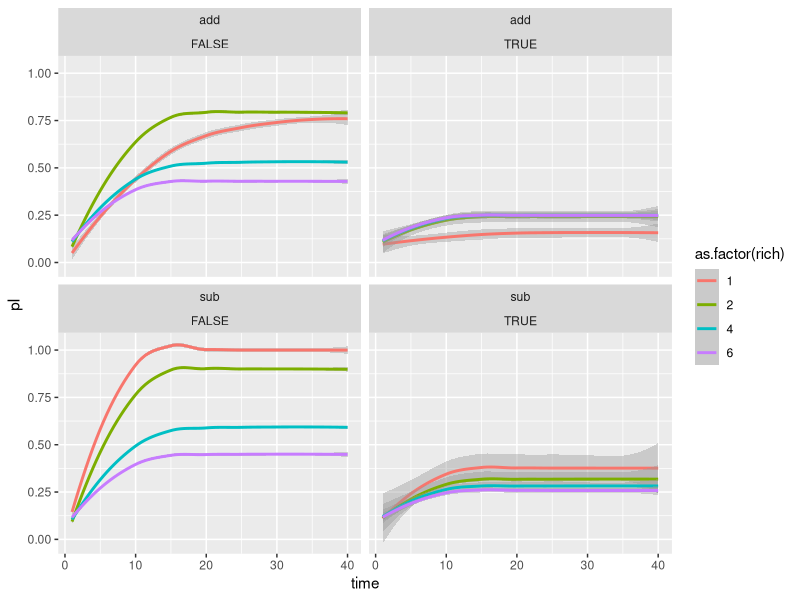
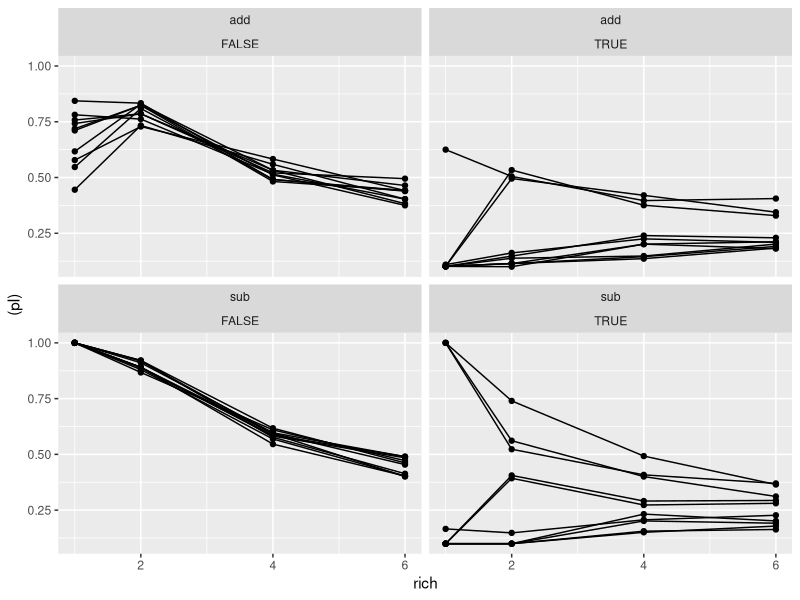
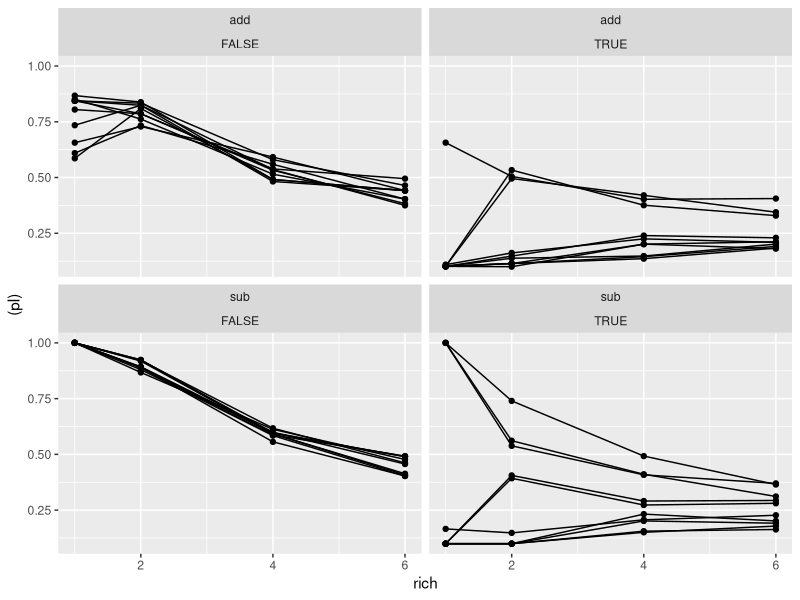
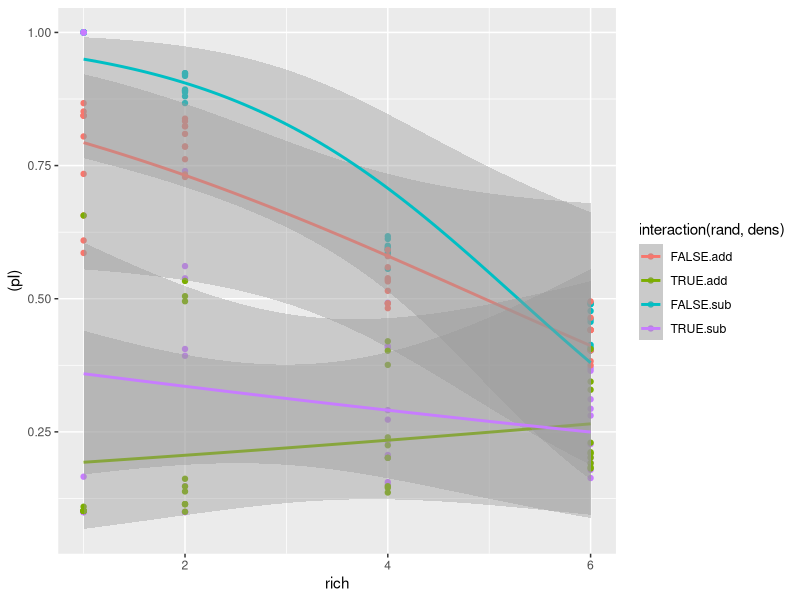
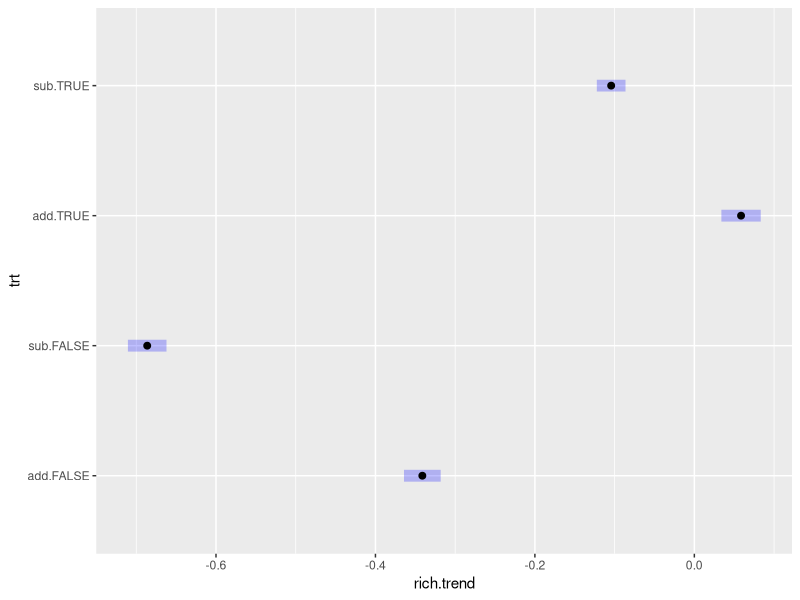
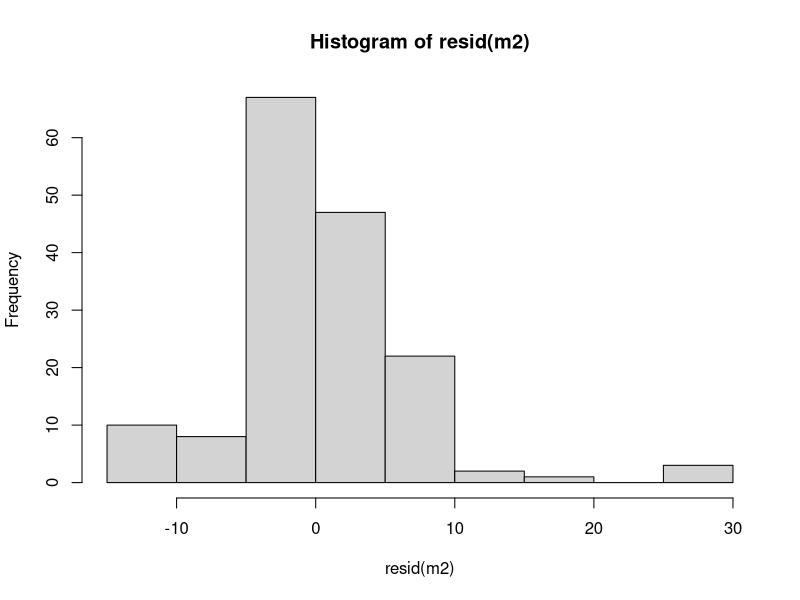
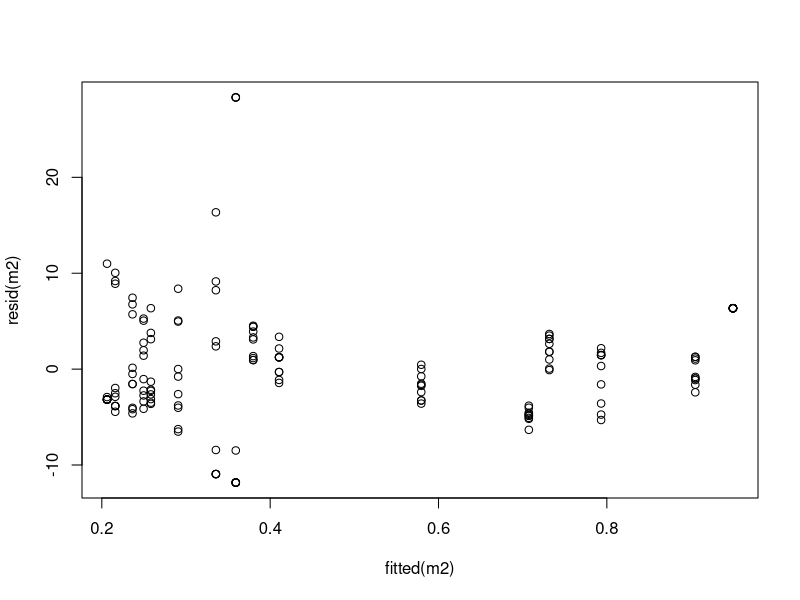
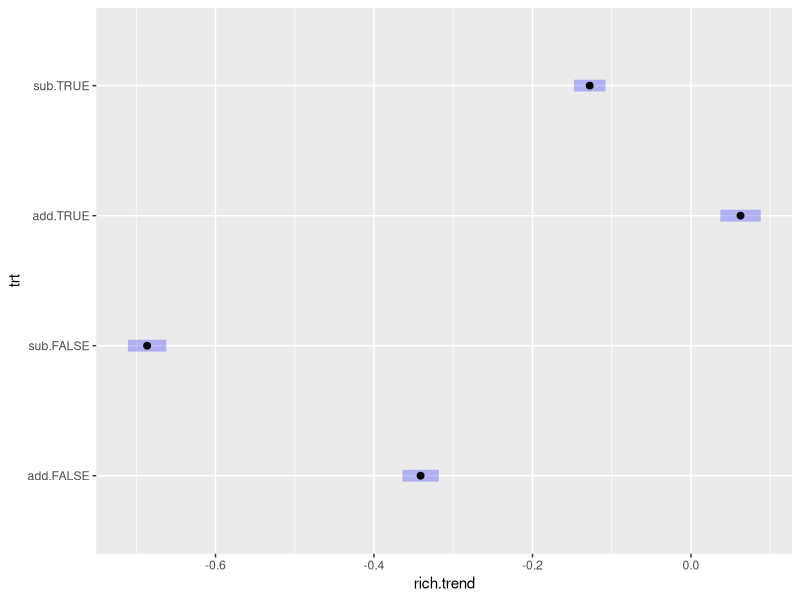

These charts were generated, in order, by the following R code: (Note: this script raises an error after producing the figures.)
## ---- chunk 1
knitr::opts_chunk$set(echo = TRUE)
knitr::opts_knit$set(root.dir = '/Users/lisarosenthal/Desktop/mesocosm expt/mesocosm.git')

library(ggplot2)
library(dplyr)
## ---- chunk 2
#Note on treatment names: rand refers to assembly order, whether it's random (stochastic) or not (determistic). dens is the density treatment: additive or substitutive.
dat <- read.csv("simulation/outputs/moretime_responses.csv")
ggplot(filter(dat, species=="tot"), aes(time, pI))+
  geom_smooth(aes(group=rich,  color=as.factor(rich)))+
  facet_wrap(~dens+rand)
## ---- chunk 3
#t=20
ggplot(filter(dat, species=="tot", time==20), aes(rich, (pI)))+
  geom_point()+
  geom_line(aes(group=interaction( rep)))+
  facet_wrap(~dens+rand)
#t=40
ggplot(filter(dat, species=="tot", time==40), aes(rich, (pI)))+
  geom_point()+
  geom_line(aes(group=interaction( rep)))+
  facet_wrap(~dens+rand)
## ---- chunk 4
dat40 <- dat %>% 
  filter(time==40, species=="tot") %>%  #look at total infections at time final
  mutate(trt = interaction(dens, rand),
         rep2 = interaction(trt, rep), #rep ID in each trt group
         rep3 = case_when(rand==F~"det", T~as.character(rep2))) #assigning repID the same for all deterministic treatments since the species order is always the same.

#look at data
ggplot(dat40, aes(rich, (pI), color=interaction(rand, dens), group=interaction(rand, dens)))+
  geom_point()+
  geom_smooth(method='glm', method.args=list(family='binomial'))

#model from meeting. I care about the slopes. I use lstrends to pull that out with m2. if there's a way that's less black-boxy, I'm interested.
m1 <- glm(cbind(n.I, n.S) ~ dens*rand*rich, data = dat40, family = binomial)
#summary(m1)

m2 <- glm(cbind(n.I, n.S) ~ trt*rich, data = dat40, family = binomial)
#summary(m2)
#summary(m2)
lst <- emmeans::lstrends(m2, "trt", var="rich") #get estimates of how treatment covaries with richness 
plot(lst) #the slopes of the lines. The SE are of the mean slope. Doesn't capture all of the variance in the data.

#model evaluation
hist(resid(m2)) #not very normal!
#qqnorm(resid(m2))+qqline(resid(m2))
plot(resid(m2) ~ fitted(m2))#more variance at lower levels of infection

## ---- chunk 5
#not all of the individuals are estimated. that ok?
m2.1 <- glm(cbind(n.I, n.S) ~ (trt+rep2)*rich, data = dat40, family = binomial) #slope varies with each block.
m2.2 <- glm(cbind(n.I, n.S) ~ trt*rich + rep2, data = dat40, family = binomial) #just intercept varies with each block.
m2.3 <- glm(cbind(n.I, n.S) ~ trt*rich + rep3, data = dat40, family = binomial) #rep3 assigns all of the deterministic blocks as the same.
m2.4 <- glm(cbind(n.I, n.S) ~ (trt+rep3)*rich, data = dat40, family = binomial)

#look at the model
model=m2.3
#summary(model) #lots of unestimated "reps". that ok?
emmeans::lstrends(model, "trt", var="rich") %>% plot #NOTE: A nesting structure was detected in the fitted model: rep2 %in% trt

#model eval. better
plot(resid(model) ~ fitted(model))
hist(resid(model))

#plot predicted. seems like slope should vary with blocks?
pred <- predict(model, type="response")
dat40$pred <- pred
ggplot(dat40, aes(rich, pI, group=rep2))+
  geom_point()+
  geom_line()+
  geom_point(aes(rich, pred), color='blue')+
  geom_line(aes(rich, pred), color='blue')+
  facet_wrap(~dens+rand)

## ---- chunk 6
ggplot(dat40, aes(rich, (n.I), color=interaction(rand, dens), group=interaction(rand, dens)))+
  geom_point()+
  geom_smooth(method='lm')#+
  #facet_wrap(~dens+rand)

m3 <- MASS::glm.nb(n.I ~ trt*rich, data=dat40)
#summary(m3)

lst2 <- emmeans::lstrends(m3, "trt", var="rich") 
plot(lst2)

#model eval
hist(resid(m3))#not normal
#qqnorm(resid(m3))+qqline(resid(m3))
plot(resid(m3) ~ fitted(m3)) #ouch. heteroscedastic. 
## ---- chunk 7
#get slopes and se for each group
#proportion infected
require(nlme)
m <- lmList(pI ~ rich | rep2, data=dat40)
cm <- coefficients(m)
slopes.pI <- data.frame(rep2 = row.names(cm), slopes.pI = cm[,2])
dat40 <- left_join(dat40, slopes.pI)
head(dat40)

datslopes <- dat40 %>% filter(!duplicated(rep2))

ggplot(datslopes, aes(dens, slopes.pI, group=interaction(rand, dens), fill=rand))+
  geom_boxplot()+
  labs(x="density", y="slopes: incidence") +
  geom_rect(aes(xmin = -Inf, xmax = Inf, ymin = 0, ymax = Inf),fill = "red", alpha = 0.01)+
    geom_rect(aes(xmin = -Inf, xmax = Inf, ymin = -Inf, ymax = 0),fill = "blue", alpha = 0.01)+
    geom_abline(slope = 0, intercept = 0)+
  geom_boxplot()+
    geom_point(position=position_dodge(.75), alpha=.5)+
    scale_fill_grey(start=.9, end=0.6) +
  theme_bw()

#total infected
m <- lmList(n.I ~ rich | rep2, data=dat40)
cm <- coefficients(m)
slopes.nI <- data.frame(rep2 = row.names(cm), slopes.nI = cm[,2])
dat40 <- left_join(dat40, slopes.nI)
head(dat40)

ggplot(datslopes, aes(dens, slopes.nI, group=interaction(rand, dens), fill=rand))+
  geom_boxplot()+
  labs(x="density", y="slopes: total infections") +
  geom_rect(aes(xmin = -Inf, xmax = Inf, ymin = 0, ymax = Inf),fill = "red", alpha = 0.01)+
    geom_rect(aes(xmin = -Inf, xmax = Inf, ymin = -Inf, ymax = 0),fill = "blue", alpha = 0.01)+
    geom_abline(slope = 0, intercept = 0)+
  geom_boxplot()+
    geom_point(position=position_dodge(.75), alpha=.5)+
  scale_fill_grey(start=.9, end=0.6) +
  theme_bw()

#are the slopes different from zero?
#linear model assumes normal distribution and equal variance of the groups: SE the same. bad.
m4 <- lm(slopes.pI ~  -1+ trt, datslopes)
summary(m4)

m5 <- lm(slopes.nI ~ -1 + trt, datslopes)
summary(m5)

#is there a statistical test to say these distributions are different from zero? can I just say the 75th quantile doesn't cross zero?
#one-sample wilcoxon test (nonparametric t-test)
head(datslopes)
unique(datslopes$trt)
#incidence
wilcox.test(datslopes$slopes.pI[datslopes$trt=="sub.FALSE"])#.002
wilcox.test(datslopes$slopes.pI[datslopes$trt=="sub.TRUE"])#1
wilcox.test(datslopes$slopes.pI[datslopes$trt=="add.FALSE"])#.002
wilcox.test(datslopes$slopes.pI[datslopes$trt=="add.TRUE"])#.084

wilcox.test(datslopes$slopes.nI[datslopes$trt=="sub.FALSE"])#.002
wilcox.test(datslopes$slopes.nI[datslopes$trt=="sub.TRUE"])#1
wilcox.test(datslopes$slopes.nI[datslopes$trt=="add.FALSE"])#.002
wilcox.test(datslopes$slopes.nI[datslopes$trt=="add.TRUE"])#.002

## ---- chunk 8
ggplot(dat40, aes(rich, pI, group=interaction(rand, dens)))+
  geom_point()+
  geom_line(aes(group=rep))+
  facet_wrap(~dens+rand)
ggplot(dat40, aes(rich, n.I, group=interaction(rand, dens)))+
  geom_point()+
  geom_line(aes(group=rep))+
  facet_wrap(~dens+rand)

## ---- chunk 9
test <- dat40[1:4,]
lm(pI ~ rich, test) #linear relationship between divers and disease.
#nls(pI ~ rich, test)
